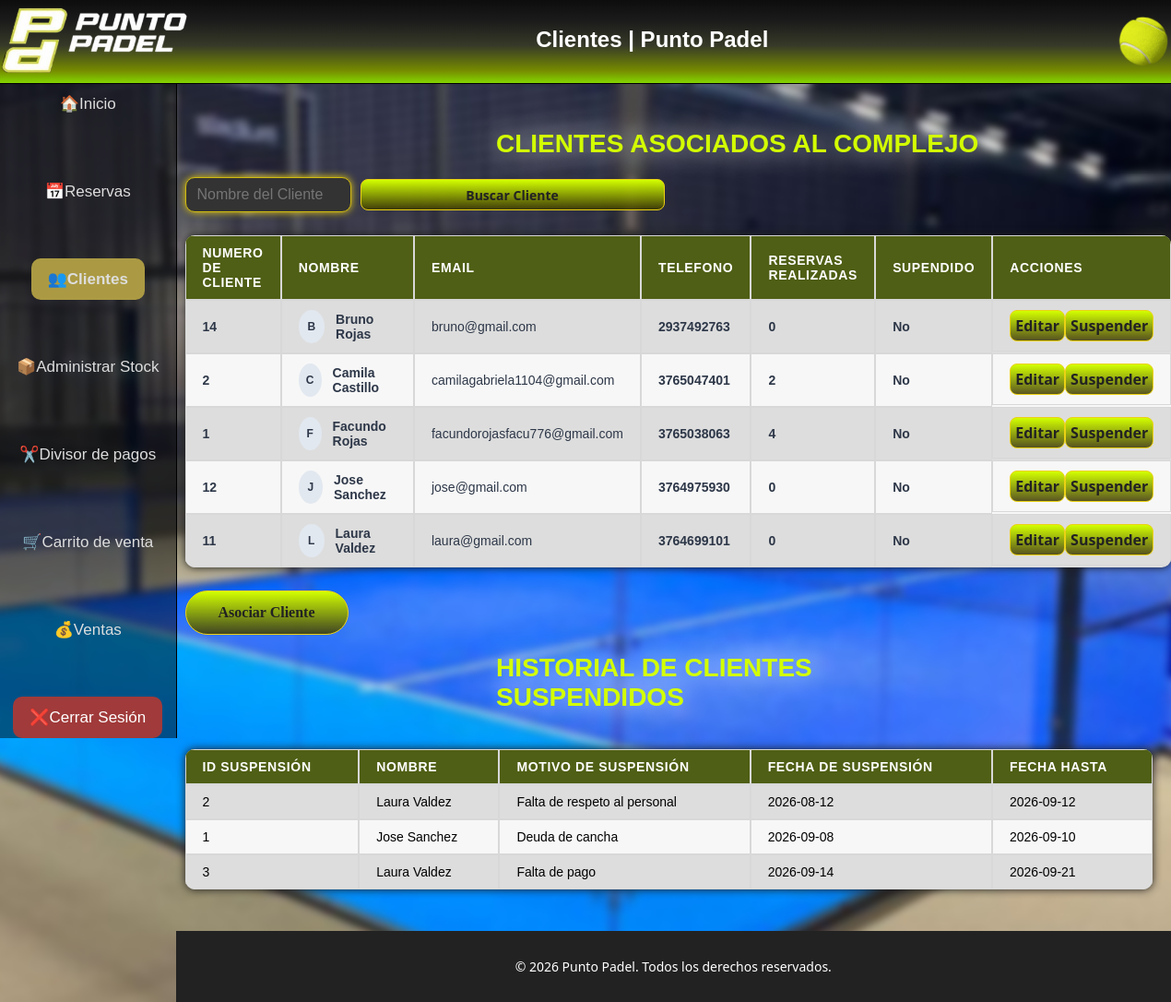
The page /vista_admin/clientes/index.php on the database its author committed.
### tables this page shows
CREATE TABLE `clientes` (
  `id_cliente` int(11) NOT NULL,
  `nombre` varchar(30) DEFAULT NULL,
  `email` varchar(30) DEFAULT NULL,
  `telefono` varchar(20) DEFAULT NULL,
  `reservas_realizadas` int(11) DEFAULT NULL,
  `suspendido` varchar(2) DEFAULT NULL,
  `nombre_usuario` varchar(20) DEFAULT NULL,
  `contraseña` varchar(30) DEFAULT NULL
);

CREATE TABLE `suspension` (
  `id_suspension` int(11) NOT NULL,
  `id_cliente` int(11) NOT NULL,
  `observacion` varchar(30) DEFAULT NULL,
  `fecha_desde` date NOT NULL,
  `fecha_hasta` date NOT NULL
);

### vista_admin/clientes/index.php (the view, shortened to what this page needs)
<?php
    include ("./control-suspendido.php");
    $sql = "SELECT id_suspension, c.nombre, observacion, fecha_desde, fecha_hasta FROM suspension s INNER JOIN clientes c ON c.id_cliente=s.id_cliente ORDER BY fecha_desde;";
    $stmt = $conexion->query($sql);
    $suspendidos = $stmt->fetchAll(PDO::FETCH_ASSOC);
?>
<!DOCTYPE html>
<html lang="es">
<head>
  <link rel="stylesheet" href="../../css/estilos.css">
</head>
<body class="body-admin">
<header class="headerAdmin">
    <a href="../index.php"><img src="../../img/PuntoPadelCartelSinFondo.png" alt="Logo de Punto Padel" id="logo1"></a>
    <h1 class="tituloPag">Clientes | Punto Padel</h1>
    <img src="../../img/PelotaPadel.png" alt="Imagen del Complejo de Pádel" id="logo2">
</header>
   <aside class="aside-admin">
        <a href="../index.php">🏠Inicio</a>
        <a href="../Reservas/index.php">📅Reservas</a>
        <a class="active" href="../Clientes/index.php">👥Clientes</a>
        <a href="../Stock/index.php">📦Administrar Stock</a>
        <a href="../DivisorPagos/index.php">✂️Divisor de pagos</a>
        <a href="../Carrito/index.php">🛒Carrito de venta</a>
        <a href="../Ventas/index.php">💰Ventas</a>
        <a href="../../cerrarSesion.php" id="btnCerrarSesion">❌Cerrar Sesión</a>
    </aside>
    <?php
    include("../../conexion.php");
    $busqueda = isset($_GET['buscar']) ? trim($_GET['buscar']) : '';
    if ($busqueda !== '') {
        $sql = "SELECT id_cliente, nombre, email, telefono, reservas_realizadas, suspendido FROM clientes WHERE nombre LIKE :busqueda ORDER BY nombre";
        $stmt = $conexion->prepare($sql);
        $stmt->execute([':busqueda' => '%' . $busqueda . '%']);
    } else {
        $sql = "SELECT id_cliente, nombre, email, telefono, reservas_realizadas, suspendido FROM clientes ORDER BY nombre";
        $stmt = $conexion->query($sql);
    }
    $resultados = $stmt->fetchAll(PDO::FETCH_ASSOC);
    ?>
    <main class="contenidoGeneral">
    <div class="contenidoPrincipal">
        <h2 class="tituloClientes">Clientes asociados al complejo</h2>
    <form method="GET" class="BuscarRegistro">
        <input type="text" name="buscar" placeholder="Nombre del Cliente" class="inputBuscar" value="<?php echo htmlspecialchars($busqueda); ?>">
        <button type="submit" class="botonGenerico btnBuscarRegistro">Buscar Cliente</button>
    </form>
    <table class="tablaListar">
        <thead>
            <tr>
                <th>Numero de Cliente</th>
                <th>Nombre</th>
                <th>Email</th>
                <th>Telefono</th>
                <th>Reservas Realizadas</th>
                <th>Supendido</th>
                <th>Acciones</th>
            </tr>
        </thead>
        <tbody>
            <?php if (count($resultados) > 0):
                 foreach ($resultados as $fila): ?>
                    <tr>
                        <td class="datosTabla"><?php echo htmlspecialchars($fila['id_cliente']); ?></td>
                        <td>
                            <div class="infoCliente">
                            <div class="avatarCliente"><?php echo substr(htmlspecialchars($fila['nombre']), 0, 1); ?></div>
                            <div>
                                <p class="nombreCliente"><?php echo htmlspecialchars($fila['nombre']); ?></p>
                            </div>
                            </div>
                        </td>
                        <td class="emailCliente"><span></span><?php echo htmlspecialchars($fila['email']); ?></td>
                        <td>
                            <p class="telefonoCliente"><?php echo htmlspecialchars($fila['telefono']); ?></p>
                        </td>
                        <td><span class="datosTabla"><?php echo htmlspecialchars($fila['reservas_realizadas']); ?></span></td>
                        <td><span class="datosTabla"><?php echo htmlspecialchars($fila['suspendido']); ?></span></td>
                        <td id="accionesGrilla">
                            <a href="agregar_cliente.php?id=<?php echo (int)$fila['id_cliente']; ?>">
                                <button type="button" class="botonGenerico btnEditarRegistro">Editar</button>
                            </a>
                            <form action='suspender_cliente.php' method='POST'>
                                <button type='submit' class='botonGenerico btnEditarRegistro' <?php echo strtolower((string)$fila['suspendido']) === 'si' ? 'disabled title="El cliente ya está suspendido"' : ''; ?>>
                                    <?php echo strtolower((string)$fila['suspendido']) === 'si' ? 'Suspendido' : 'Suspender'; ?>
                                </button>
                                </form>
                        </td>
                    </tr>
                <?php endforeach; ?>
            <?php
            else:
            ?>
                <tr>
                    <td colspan="6" style="text-align: center;">No hay registros disponibles</td>
                </tr>
            <?php
            endif;
            ?>
        </tbody>
    </table>
    <div class="botonesCrud">
        <a href="agregar_cliente.php">
            <button class="botonGenerico btnCrud">Asociar Cliente</button>
        </a>
    </div>
    <h2 class="tituloClientes">Historial de clientes suspendidos</h2>
    <table class="tablaListar">
        <thead>
            <tr>
                <th>ID Suspensión</th>
                <th>Nombre</th>
                <th>Motivo de Suspensión</th>
                <th>Fecha de Suspensión</th>
                <th>Fecha Hasta</th>
            </tr>
        </thead>
        <tbody>
            <?php
                if (count($suspendidos) > 0):
                    foreach ($suspendidos as $fila): ?>
                        <tr>
                            <td><?php echo htmlspecialchars($fila['id_suspension']) ?></td>
                            <td><?php echo htmlspecialchars($fila['nombre']) ?></td>
                            <td><?php echo htmlspecialchars($fila['observacion']) ?></td>
                            <td><?php echo htmlspecialchars($fila['fecha_desde']) ?></td>
                            <td><?php echo htmlspecialchars($fila['fecha_hasta']) ?></td>
                        </tr>
                    <?php
                    endforeach;
                else:
                ?>
                    <tr>
                        <td colspan="6" style="text-align: center;">No hay registros disponibles</td>
                    </tr>
                <?php
                endif;
                ?>
        </tbody>
    </table>
    </div>
    <footer>
        <p>&copy; 2026 Punto Padel. Todos los derechos reservados.</p>
    </footer>
    </main>
</body>
</html>

### rows shown on the page
clientes: id_cliente "14", nombre "B", nombre "Bruno Rojas", email "bruno@gmail.com", telefono "2937492763", reservas_realizadas "0", suspendido "No", shows "Suspender"
clientes: id_cliente "2", nombre "C", nombre "Camila Castillo", email "camilagabriela1104@gmail.com", telefono "3765047401", reservas_realizadas "2", suspendido "No", shows "Suspender"
clientes: id_cliente "1", nombre "F", nombre "Facundo Rojas", email "facundorojasfacu776@gmail.com", telefono "3765038063", reservas_realizadas "4", suspendido "No", shows "Suspender"
clientes: id_cliente "12", nombre "J", nombre "Jose Sanchez", email "jose@gmail.com", telefono "3764975930", reservas_realizadas "0", suspendido "No", shows "Suspender"
clientes: id_cliente "11", nombre "L", nombre "Laura Valdez", email "laura@gmail.com", telefono "3764699101", reservas_realizadas "0", suspendido "No", shows "Suspender"
suspension: id_suspension "2", id_cliente.nombre "Laura Valdez", observacion "Falta de respeto al personal", fecha_desde "2026-08-12", fecha_hasta "2026-09-12"
suspension: id_suspension "1", id_cliente.nombre "Jose Sanchez", observacion "Deuda de cancha", fecha_desde "2026-09-08", fecha_hasta "2026-09-10"
suspension: id_suspension "3", id_cliente.nombre "Laura Valdez", observacion "Falta de pago", fecha_desde "2026-09-14", fecha_hasta "2026-09-21"
